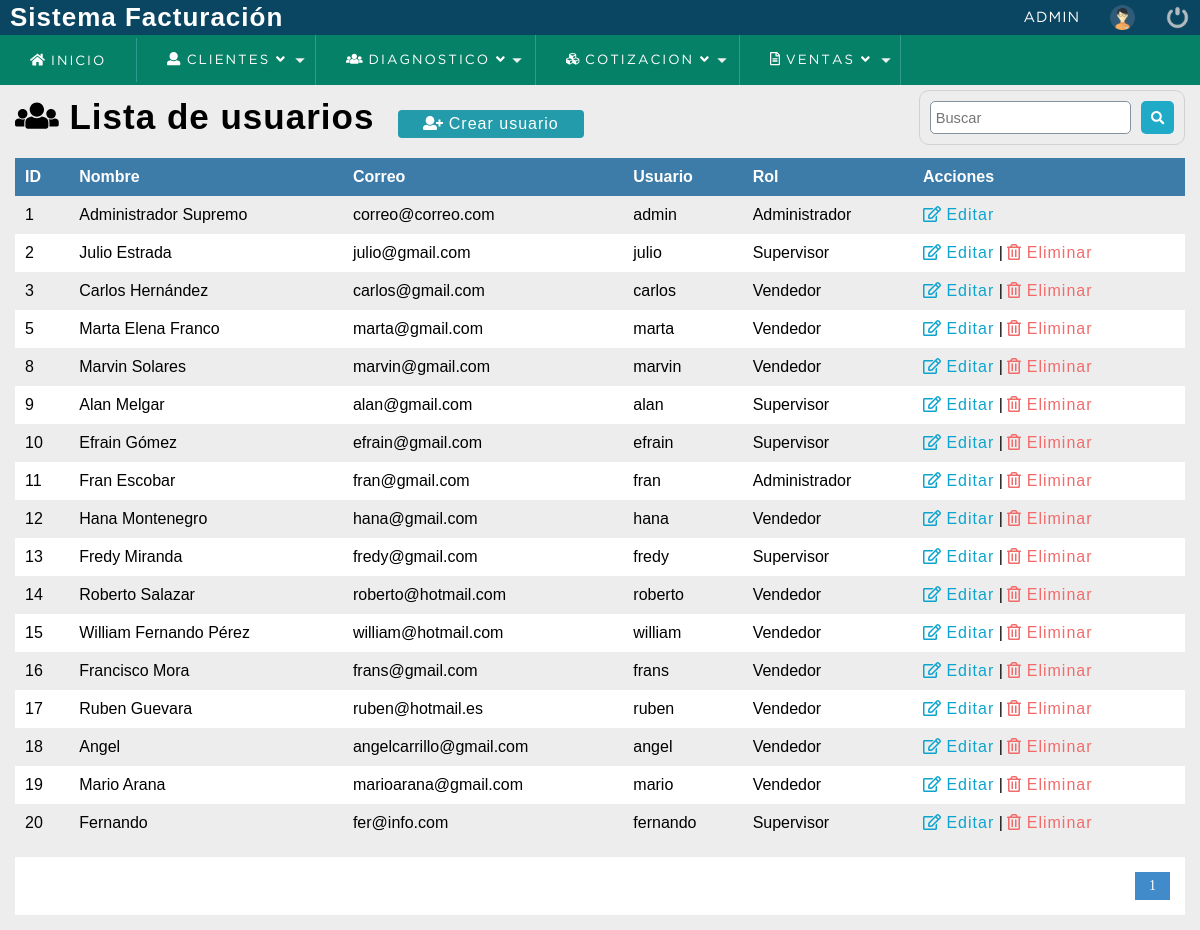
The page /sistema/lista_usuarios.php (signed in) on the database its author committed.
### tables this page shows
CREATE TABLE `usuario` (
  `idusuario` int(11) NOT NULL,
  `dpi` bigint(20) DEFAULT NULL,
  `nombre` varchar(50) DEFAULT NULL,
  `correo` varchar(100) DEFAULT NULL,
  `usuario` varchar(15) DEFAULT NULL,
  `clave` varchar(100) DEFAULT NULL,
  `rol` int(11) DEFAULT NULL,
  `estatus` int(11) NOT NULL DEFAULT 1
);

CREATE TABLE `rol` (
  `idrol` int(11) NOT NULL,
  `rol` varchar(20) DEFAULT NULL
);

### sistema/lista_usuarios.php (the view, shortened to what this page needs)
<?php
	include "../conexion.php";
 ?>
<!DOCTYPE html>
<html lang="es">
<head>
	<?php include "includes/scripts.php"; ?>
</head>
<body>
	<?php include "includes/header.php"; ?>
	<section id="container">
		<h1> <i class="fas fa-users"></i> Lista de usuarios</h1>
		<a href="registro_usuario.php" class="btn_new"><i class="fas fa-user-plus"></i> Crear usuario</a>
		<form action="buscar_usuario.php" method="get" class="form_search">
			<input type="text" name="busqueda" id="busqueda" placeholder="Buscar">
			<button type="submit" class="btn_search"><i class="fas fa-search"></i></button>
		</form>
	<div class="containerTable">
		<table>
			<tr>
				<th>ID</th>
				<th>Nombre</th>
				<th>Correo</th>
				<th>Usuario</th>
				<th>Rol</th>
				<th>Acciones</th>
			</tr>
		<?php
			$sql_registe = mysqli_query($conection,"SELECT COUNT(*) as total_registro FROM usuario WHERE estatus = 1 ");
			$result_register = mysqli_fetch_array($sql_registe);
			$total_registro = $result_register['total_registro'];
			$por_pagina = 50;
			if(empty($_GET['pagina']))
			{
				$pagina = 1;
			}else{
				$pagina = $_GET['pagina'];
			}
			$desde = ($pagina-1) * $por_pagina;
			$total_paginas = ceil($total_registro / $por_pagina);
			$query = mysqli_query($conection,"SELECT u.idusuario, u.nombre, u.correo, u.usuario, r.rol FROM usuario u INNER JOIN rol r ON u.rol = r.idrol WHERE estatus = 1 ORDER BY u.idusuario ASC LIMIT $desde,$por_pagina
				");
			$result = mysqli_num_rows($query);
			if($result > 0){
				while ($data = mysqli_fetch_array($query)) {
			?>
				<tr>
					<td><?php echo $data["idusuario"]; ?></td>
					<td><?php echo $data["nombre"]; ?></td>
					<td><?php echo $data["correo"]; ?></td>
					<td><?php echo $data["usuario"]; ?></td>
					<td><?php echo $data['rol'] ?></td>
					<td>
						<a class="link_edit" href="editar_usuario.php?id=<?php echo $data["idusuario"]; ?>"><i class="far fa-edit"></i> Editar</a>
					<?php if($data["idusuario"] != 1){ ?>
						|
						<a class="link_delete" href="eliminar_confirmar_usuario.php?id=<?php echo $data["idusuario"]; ?>"><i class="far fa-trash-alt"></i> Eliminar</a>
					<?php } ?>
					</td>
				</tr>
		<?php
				}
			}
		 ?>
		</table>
	</div>
		<div class="paginador">
			<ul>
			<?php
				for ($i=1; $i <= $total_paginas; $i++) {
					if($i == $pagina)
					{
						echo '<li class="pageSelected">'.$i.'</li>';
					}else{
						echo '<li><a href="?pagina='.$i.'">'.$i.'</a></li>';
					}
				}
			 ?>
			</ul>
		</div>
	</section>
</body>
</html>

### sistema/includes/scripts.php (shortened to what this page needs)
<link rel="stylesheet" type="text/css" href="css/style.css">
<link rel="stylesheet" type="text/css" href="css/responsive.css">

### sistema/includes/header.php (shortened to what this page needs)
<header>
	<div class="header">
		<h1>Sistema Facturación</h1>
		<div class="optionsBar">
			<span class="user"><?php echo $_SESSION['user']; ?></span>
			<img class="photouser" src="img/user.png" alt="Usuario">
			<a href="salir.php"><img class="close" src="img/salir.png" alt="Salir del sistema" title="Salir"></a>
		</div>
	</div>
	<?php include "nav.php"; ?>
</header>

### sistema/includes/nav.php (shortened to what this page needs)
<nav>
	<ul>
		<li><a href="index.php"><i class="fas fa-home"></i> Inicio</a></li>
	<?php
		if($_SESSION['rol'] == 1){
	 ?>
	 <li class="principal">
			<a href="#"><i class="fas fa-user"></i> Clientes <span class="arrow"><i class="fas fa-angle-down"></i></span></a>
		</li>
	<?php } ?>
	<li class="principal">
			<a href="#"><i class="fas fa-users"></i> Diagnostico <span class="arrow"><i class="fas fa-angle-down"></i></span></a>
		</li>
		<li class="principal">
			<a href="#"><i class="fas fa-cubes"></i> Cotizacion <span class="arrow"><i class="fas fa-angle-down"></i></span></a>
		</li>
		<li class="principal">
			<a href="#"><i class="far fa-file-alt"></i> Ventas <span class="arrow"><i class="fas fa-angle-down"></i></span></a>
		</li>
	</ul>
</nav>

### sistema/css/style.css (style rules this page uses)
* { margin: 0; padding: 0; box-sizing: border-box; }
body { background: #ededed; }
h1, h2, h3, h4, h5, h6 { font-family: 'arial'; font-weight: bold; letter-spacing: 1px; }
h1 { font-size: 26px; }
a { text-decoration: none; font-family: arial; letter-spacing: 1px; }
span { font-family: 'GothamBook'; letter-spacing: 1px; font-size: 14px; line-height: 20px; }
header { position: fixed; width: 100%; }
.header { color: #FFF; background: #0a4661; height: 35px; display: -webkit-flex; display: -moz-flex; display: -ms-flex; display: -o-flex; display: flex; justify-content: space-between; align-items: center; padding: 10px; }
.optionsBar { display: -webkit-flex; display: -moz-flex; display: -ms-flex; display: -o-flex; display: flex; justify-content: center; align-items: center; }
.optionsBar span { color: #FFF; font-size: 11pt; font-family: 'GothamBook'; text-transform: uppercase; margin-left: 30px; }
.photouser { margin-left: 30px; width: 25px; height: 25px; }
.close { width: 25px; height: 25px; }
.optionsBar a { display: -webkit-flex; display: -moz-flex; display: -ms-flex; display: -o-flex; display: flex; margin-left: 30px; }
nav ul { background: #058167; list-style: none; display: -webkit-flex; display: -moz-flex; display: -ms-flex; display: -o-flex; display: flex; justify-content: left; align-items: center; }
nav ul > li a { position: relative; }
nav a { color: #FFF; display: block; font-size: 10pt; font-family: 'GothamBook'; padding: 15px 30px; text-transform: uppercase; letter-spacing: 2px; transition: background .5s; border-right: 1px solid #319B8F; }
nav .principal > a { background: url(../images/arrow_bottom.png) no-repeat; background-position-x: 0%; background-position-y: 0%; background-size: auto auto; background-position: 94% center; background-size: 10px; }
#container { padding: 90px 15px 15px; }
form { background: #FFF; margin: auto; padding: 20px 50px; border: 1px solid #d1d1d1; }
input,select { display: block; width: 100%; font-size: 11pt; padding: 5px; border: 1px solid #85929e; border-radius: 5px; }
#container h1 { font-size: 35px; display: inline-block; }
.btn_new { display: inline-block; background: #239baa; color: #FFF; padding: 5px 25px; border-radius: 4px; margin: 20px; }
table { border-collapse: collapse; font-size: 12pt; font-family: 'arial'; width: 100%; }
table th { text-align: left; padding: 10px; background: #3d7ba8; color: #FFF; }
table tr:nth-child(odd) { background: #FFF; }
table td { padding: 10px; }
.link_edit { color: #0ca4ce; }
.link_delete { color: #f26b6b; }
.paginador ul { padding: 15px; list-style: none; background: #FFF; margin-top: 15px; display: -webkit-flex; display: -moz-flex; display: -ms-flex; display: -o-flex; display: flex; justify-content: flex-end; }
.paginador a, .pageSelected { color: #428bca; border: 1px solid #ddd; padding: 5px; display: inline-block; font-size: 14px; text-align: center; width: 35px; }
.pageSelected { color: #FFF; background: #428bca; border: 1px solid #428bca; }
.form_search { display: -webkit-flex; display: -moz-flex; display: -ms-flex; display: -o-flex; display: flex; float: right; background: initial; padding: 10px; border-radius: 10px; }
.form_search .btn_search { background: #1faac8; color: #FFF; padding: 10px; border: 0; cursor: pointer; margin-left: 10px; display: -webkit-flex; display: -moz-flex; display: -ms-flex; display: -o-flex; display: flex; border-radius: 5px; }

### rows shown on the page
usuario: idusuario "1", nombre "Administrador Supremo", correo "correo@correo.com", usuario "admin", rol.rol "Administrador"
usuario: idusuario "2", nombre "Julio Estrada", correo "julio@gmail.com", usuario "julio", rol.rol "Supervisor"
usuario: idusuario "3", nombre "Carlos Hernández", correo "carlos@gmail.com", usuario "carlos", rol.rol "Vendedor"
usuario: idusuario "5", nombre "Marta Elena Franco", correo "marta@gmail.com", usuario "marta", rol.rol "Vendedor"
usuario: idusuario "8", nombre "Marvin Solares", correo "marvin@gmail.com", usuario "marvin", rol.rol "Vendedor"
usuario: idusuario "9", nombre "Alan Melgar", correo "alan@gmail.com", usuario "alan", rol.rol "Supervisor"
usuario: idusuario "10", nombre "Efrain Gómez", correo "efrain@gmail.com", usuario "efrain", rol.rol "Supervisor"
usuario: idusuario "11", nombre "Fran Escobar", correo "fran@gmail.com", usuario "fran", rol.rol "Administrador"
usuario: idusuario "12", nombre "Hana Montenegro", correo "hana@gmail.com", usuario "hana", rol.rol "Vendedor"
usuario: idusuario "13", nombre "Fredy Miranda", correo "fredy@gmail.com", usuario "fredy", rol.rol "Supervisor"
usuario: idusuario "14", nombre "Roberto Salazar", correo "roberto@hotmail.com", usuario "roberto", rol.rol "Vendedor"
usuario: idusuario "15", nombre "William Fernando Pérez", correo "william@hotmail.com", usuario "william", rol.rol "Vendedor"
usuario: idusuario "16", nombre "Francisco Mora", correo "frans@gmail.com", usuario "frans", rol.rol "Vendedor"
usuario: idusuario "17", nombre "Ruben Guevara", correo "ruben@hotmail.es", usuario "ruben", rol.rol "Vendedor"
usuario: idusuario "18", nombre "Angel", correo "angelcarrillo@gmail.com", usuario "angel", rol.rol "Vendedor"
usuario: idusuario "19", nombre "Mario Arana", correo "marioarana@gmail.com", usuario "mario", rol.rol "Vendedor"
usuario: idusuario "20", nombre "Fernando", correo "fer@info.com", usuario "fernando", rol.rol "Supervisor"

### other values the page prints
$_SESSION['user'] "ADMIN"
